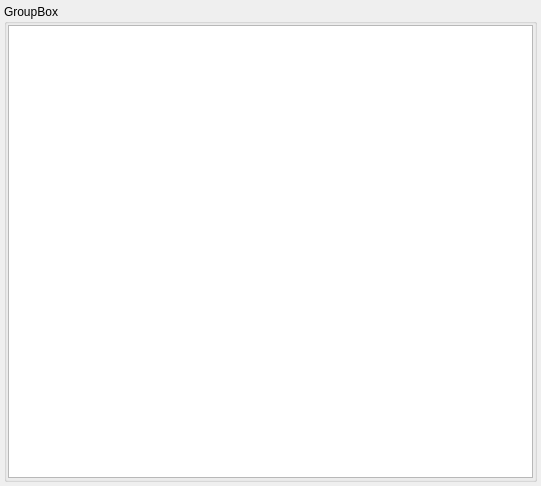
<?xml version="1.0" encoding="UTF-8"?>
<ui version="4.0">
 <class>DlgJSONViewer</class>
 <widget class="QDialog" name="DlgJSONViewer">
  <property name="geometry">
   <rect>
    <x>0</x>
    <y>0</y>
    <width>541</width>
    <height>486</height>
   </rect>
  </property>
  <property name="windowTitle">
   <string>Dialog</string>
  </property>
  <layout class="QVBoxLayout" name="verticalLayout_2">
   <property name="leftMargin">
    <number>4</number>
   </property>
   <property name="topMargin">
    <number>4</number>
   </property>
   <property name="rightMargin">
    <number>4</number>
   </property>
   <property name="bottomMargin">
    <number>4</number>
   </property>
   <item>
    <widget class="QGroupBox" name="grpboxViewer">
     <property name="title">
      <string>GroupBox</string>
     </property>
     <layout class="QVBoxLayout" name="verticalLayout">
      <property name="leftMargin">
       <number>1</number>
      </property>
      <property name="topMargin">
       <number>1</number>
      </property>
      <property name="rightMargin">
       <number>1</number>
      </property>
      <property name="bottomMargin">
       <number>1</number>
      </property>
      <item>
       <widget class="QTreeView" name="vw"/>
      </item>
     </layout>
    </widget>
   </item>
  </layout>
 </widget>
 <resources/>
 <connections/>
</ui>
